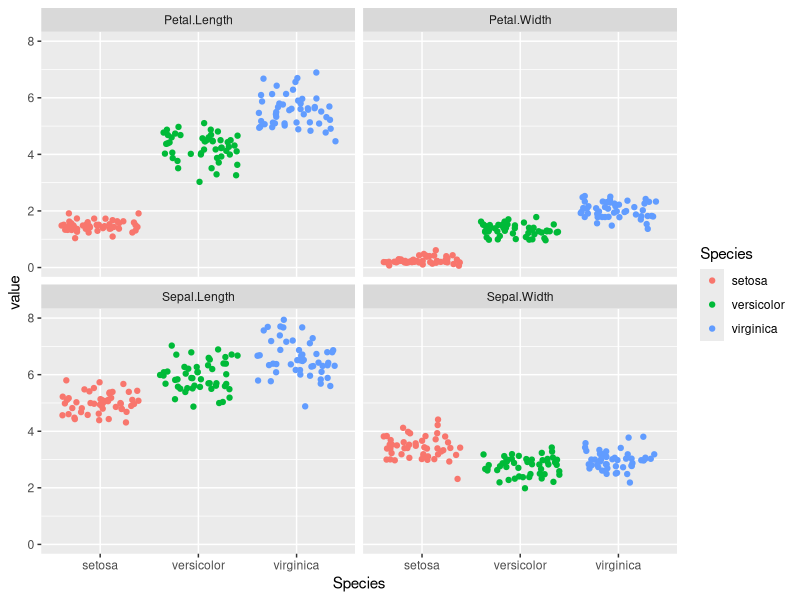
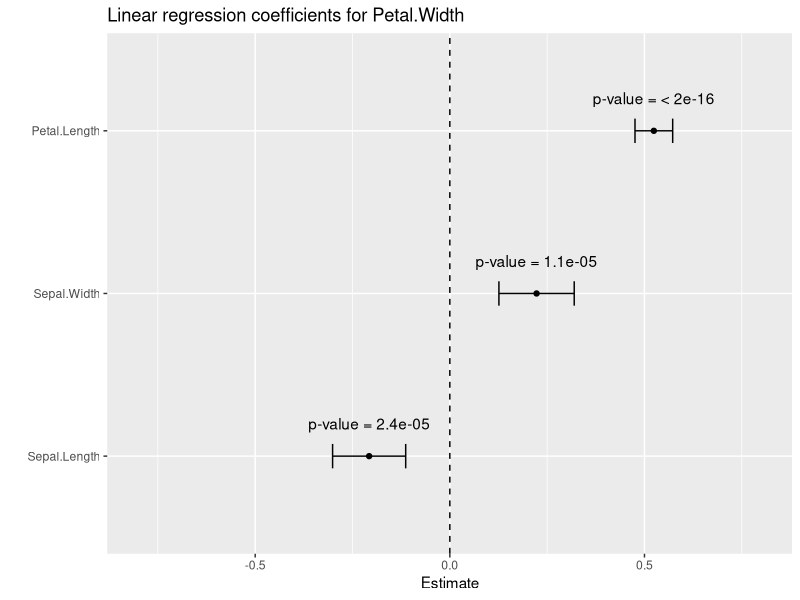
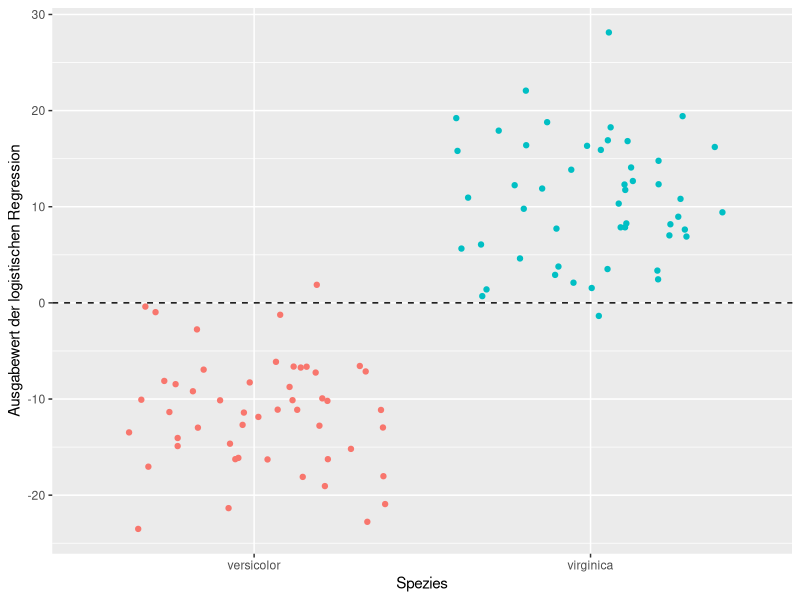
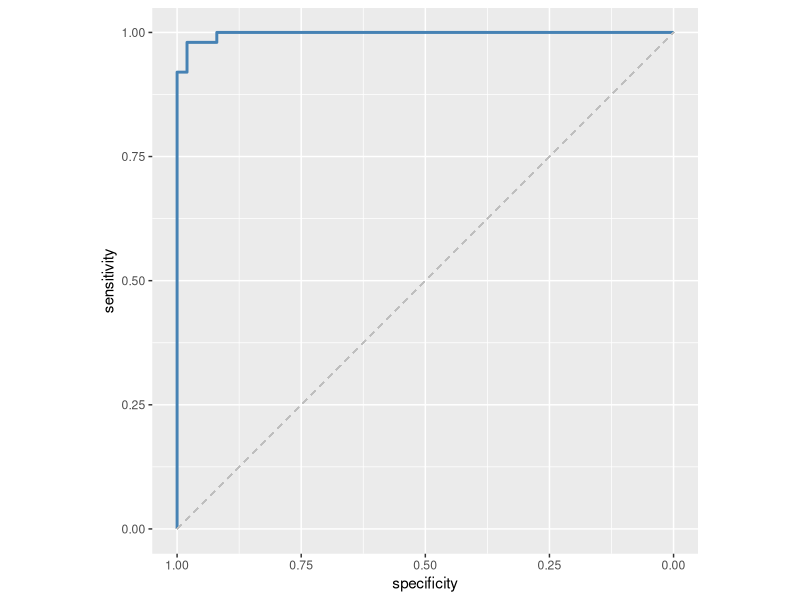
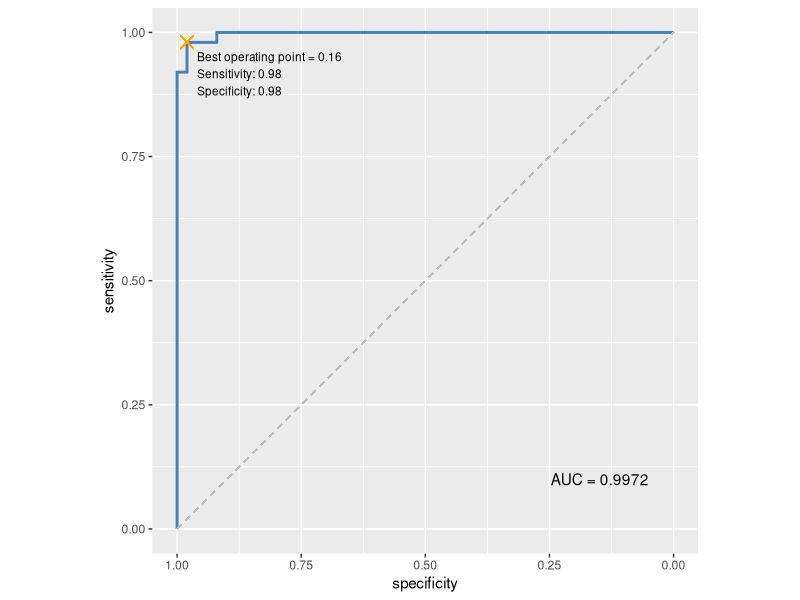
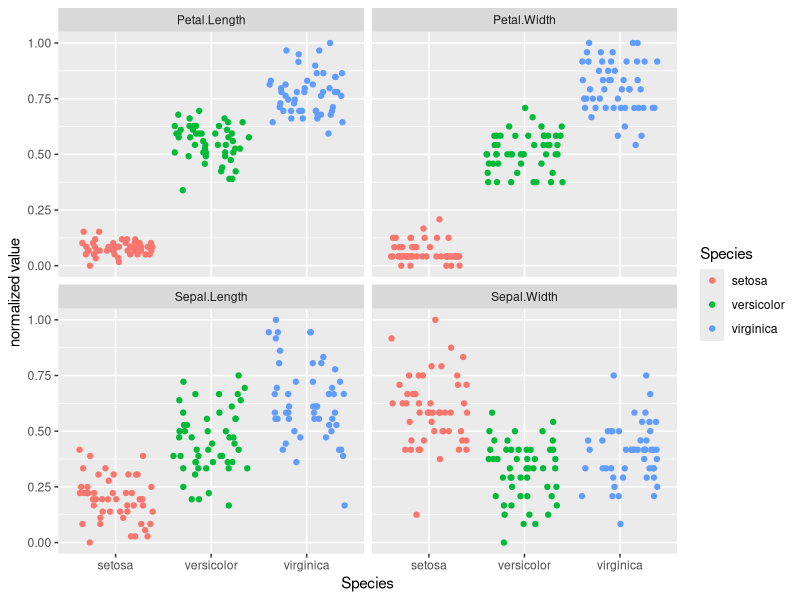

Reproduce these figures in R, in order.
## ---- chunk 1
library(tidyverse)
## ---- chunk 2
data("iris")
str(iris)
## ---- chunk 3
iris %>% 
  pivot_longer(-Species, names_to = "variable") %>% 
  ggplot(aes(x = Species, y = value, color = Species)) +
    geom_jitter() +
    facet_wrap(vars(variable))
## ---- chunk 4
fit <- lm(formula = Petal.Width ~ ., data = iris %>% select(-Species))
summary(fit)
## ---- chunk 5
library(broom)
tidy(fit)

fit %>% 
  tidy(conf.int = TRUE) %>% 
  filter(term != "(Intercept)") %>% 
  mutate(p.value.chr = format.pval(p.value, digits = 2)) %>% 
  ggplot(aes(x = estimate, y = fct_reorder(term, estimate))) +
    geom_point() +
    geom_errorbar(aes(xmin = conf.low, xmax = conf.high), width = 0.15) +
    geom_vline(xintercept = 0, linetype = "dashed") +
    geom_text(aes(label = paste("p-value =", p.value.chr)), nudge_y = 0.2) +
    scale_x_continuous(limits = c(-0.8, 0.8)) +
    labs(y = "",
         x = "Estimate",
         title = "Linear regression coefficients for Petal.Width")
## ---- chunk 6
# Erstellen einer Teilmenge des Datensatzes mit nur zwei Spezies
iris_binominal <- iris %>%
  filter(Species %in% c("virginica", "versicolor")) %>%
  # da die Variable Species weiterhin als Factor mit drei Level
  # angelegt wäre, nutzen wir die droplevels()-Funktion, um
  # Fehler zu vermeiden.
  droplevels()

# family = "binomial" gibt hier an, dass nur eine binäre Entscheidung zu treffen ist
fit <- glm(Species ~ ., data = iris_binominal, family = "binomial")
summary(fit)

## ---- chunk 7
# wir nutzen hier die add_column()-Funktion aus dem tidyverse
# und die predict()-Funktion um Werte mithilfe eines Modells
# zu berechnen
iris_binominal_predictions <- iris_binominal %>% 
  add_column(prediction_value = predict(fit))

# ein Blick in die ersten Zeilen der Daten
head(iris_binominal_predictions)
## ---- chunk 8
iris_binominal_predictions %>% 
  ggplot(aes(y = prediction_value, x = Species, color = Species)) +
    geom_jitter() +
    geom_hline(yintercept = 0, linetype = "dashed") +
    labs(x = "Spezies",
         y = "Ausgabewert der logistischen Regression",
         color = "") +
    theme(legend.position = "none")
## ---- chunk 9
library(pROC)
iris_binominal_predictions %>% 
  roc(Species, prediction_value)
## ---- chunk 10
iris_binominal_predictions %>% 
  roc(Species, prediction_value) %>% 
  ggroc(color = "steelblue", size = 1) +
    geom_segment(aes(x = 1, xend = 0, y = 0, yend = 1),
                 color="grey", linetype="dashed") +
    coord_fixed()
## ---- chunk 11
# zunächst speichern wir unsere ROC-Analyse in einer Variablen
roc_result <- iris_binominal_predictions %>% 
  roc(Species, prediction_value)

# AUC und optimaler threshold werden berechnet und in Variablen gespeichert
roc_auc <- auc(roc_result)
roc_optimal_point <- coords(roc_result, "best", transpose = FALSE)

# ROC-Kurve mit Anmerkungen
roc_result %>% 
  ggroc(color = "steelblue", size = 1) +
    geom_segment(aes(x = 1, xend = 0, y = 0, yend = 1),
                 color="grey", linetype="dashed") +
    coord_fixed() +
    annotate("text", x = 0.05, y = 0.1, label = paste("AUC =", roc_auc), hjust = 1) +
    geom_text(data = roc_optimal_point,
              aes(x = specificity, y = sensitivity, label = paste("Best operating point =", round(threshold, 2),
                                                                  "\nSensitivity:", round(sensitivity, 2),
                                                                  "\nSpecificity:", round(specificity, 2)
                                                                  )),
              hjust = 0, vjust = 1,
              nudge_x = 0.02, nudge_y = -0.02,
              size = 3) +
    geom_point(aes(x = roc_optimal_point$specificity, y = roc_optimal_point$sensitivity), color = "orange", shape = 4, size = 4)
## ---- chunk 12
library(caret)

preprocess_object <- preProcess(iris, method=c("range"))

iris_normalized <- predict(preprocess_object, iris)

iris_normalized %>% 
  pivot_longer(-Species, names_to = "variable") %>% 
  ggplot(aes(x = Species, y = value, color = Species)) +
    geom_jitter() +
    facet_wrap(vars(variable)) +
    labs(y = "normalized value")
## ---- chunk 13
training_index <- createDataPartition(iris$Species, p = .8, list = FALSE)

iris_training <- iris[training_index,]
iris_testing  <- iris[-training_index,]
## ---- chunk 14
library(e1071)

fit <- svm(Species ~ ., data = iris_training)
summary(fit)
## ---- chunk 15
iris_test <- iris_testing %>% 
  add_column(prediction = predict(fit, iris_testing))
## ---- chunk 16
table(iris_test$Species, iris_test$prediction) %>% 
  confusionMatrix()
